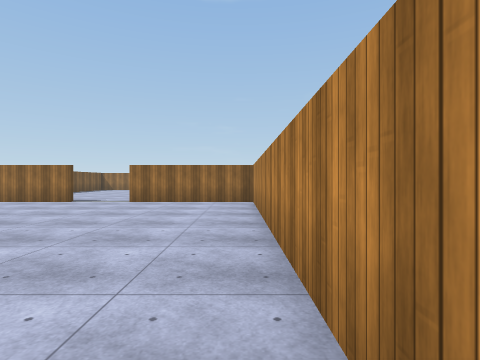
view 1 (above)

12 first-person views from a walk through a Unity game level. The camera is 1.4 m above the floor, looks level and sees 80° across. The floor is counted in squares, 2 m on a side. Each view is taken from the middle of a square. On the plan, view 1 faces up. The plan holds only what a view shows up to about 10 squares ahead; the rest is blank. The place goes on beyond the plan. Surface patterns are stand-ins for the level's own textures.

view 2
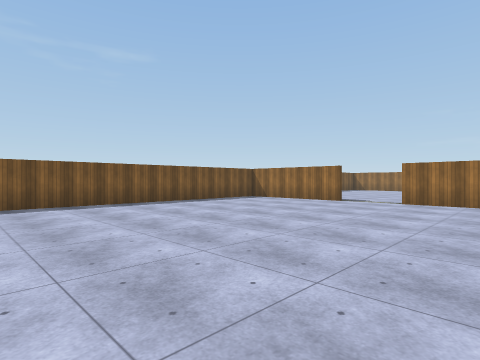

view 3
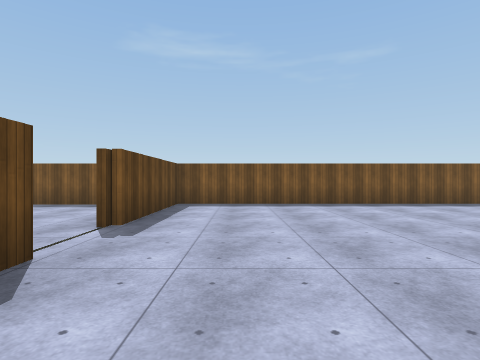

view 4
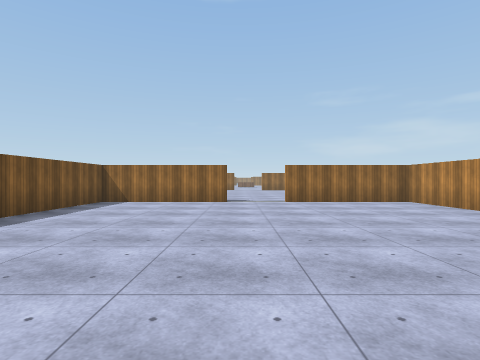

view 5
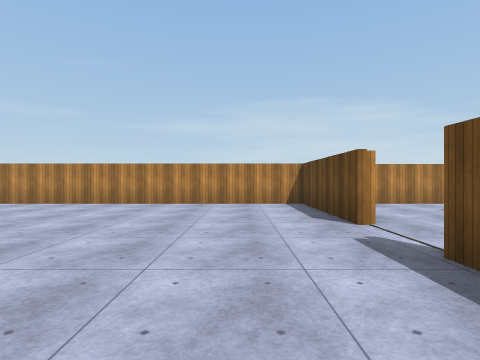

view 6
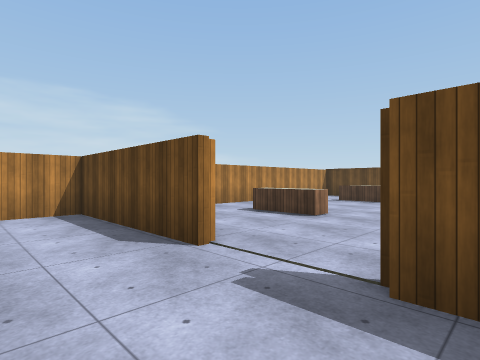

view 7
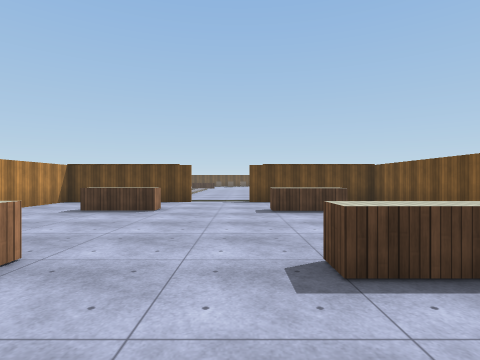

view 8
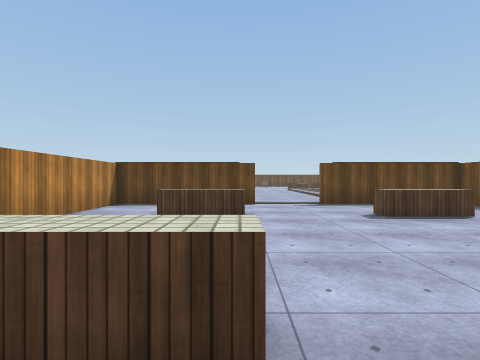

view 9
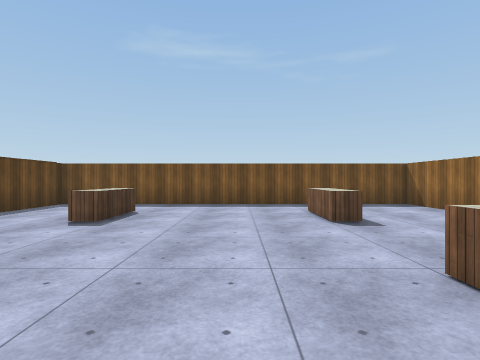

view 10
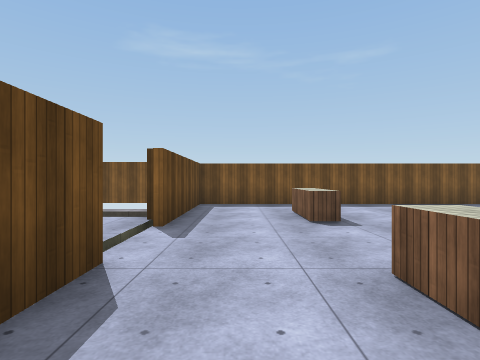

view 11
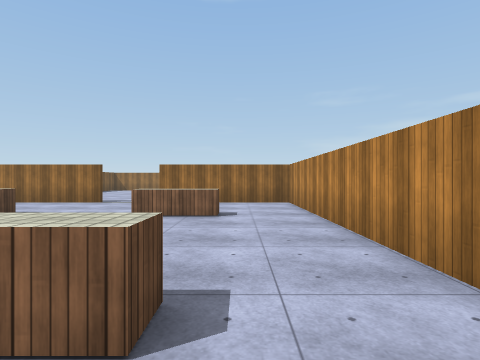

view 12
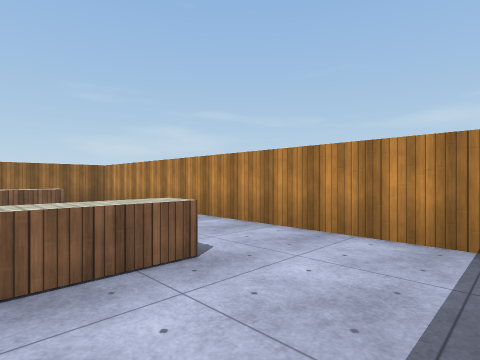

### Floor plan
Ten units are one square. View 1 is at (0, 0); x grows to the right and y downward. Boxes are objects, and circles mark ways between rooms. Rooms are numbered by the first view taken in them; rooms with no view inside come last. Other rooms are left out.
<svg viewBox="-98 -97 107 227">
<path fill="none" stroke="#000" d="M-54 -92 -93 -92 -93 8 -53 8 -53 12M-34 12 -34 8 4 8 4 -92 -36 -92M-35 112 4 112 4 12 -34 12M-53 12 -93 12 -93 112 -52 112M-31 84 -14 84 -14 89 -31 89 -31 84M-68 40 -57 40 -57 45 -74 45M-14 45 -31 45 -31 40 -14 40M-61 116 -61 125"/>
<circle cx="-45" cy="10" r="3" fill="#2a7"/>
<text x="-50" y="-40">1</text>
<text x="-50" y="70">2</text>
</svg>
Room 1 opens to room 2.

Where each view was taken, in squares from view 1:
view 1: 0 up, 0 right, facing up
view 2: 0 up, 1 left, facing up-left
view 3: 1 up, 1 left, facing left
view 4: 0 up, 5 left, facing up
view 5: 1 up, 8 left, facing right
view 6: 1 up, 6 left, facing down-right
view 7: 2 down, 5 left, facing down
view 8: 3 down, 3 left, facing down
view 9: 6 down, 1 left, facing left
view 10: 10 down, 1 left, facing left
view 11: 10 down, 1 left, facing up
view 12: 11 down, 3 left, facing up-right
